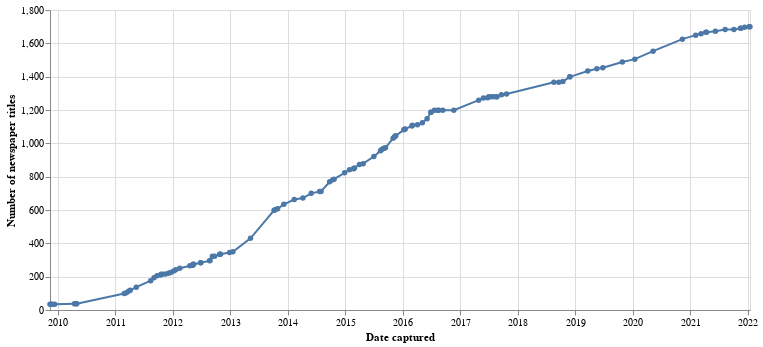

This figure's notebook cell:
### Code cell
alt.Chart(capture_totals).mark_line(point=True).encode(
    x=alt.X("capture_date:T", title="Date captured"),
    y=alt.Y("total:Q", title="Number of newspaper titles"),
    tooltip=[alt.Tooltip("capture_date:T", format="%e %b %Y"), "total:Q"],
).properties(width=700)

### Figure 1 — Vega-Lite specification as saved in the notebook (floating-point values rounded to 4 significant figures)
{"config": {"view": {"continuousWidth": 400, "continuousHeight": 300}}, "data": {"name": "data-fd12783c87fe973c07b20295ebc52308"}, "mark": {"type": "line", "point": true}, "encoding": {"tooltip": [{"field": "capture_date", "format": "%e %b %Y", "type": "temporal"}, {"field": "total", "type": "quantitative"}], "x": {"field": "capture_date", "title": "Date captured", "type": "temporal"}, "y": {"field": "total", "title": "Number of newspaper titles", "type": "quantitative"}}, "width": 700, "$schema": "https://vega.github.io/schema/vega-lite/v4.17.0.json", "datasets": {"data-fd12783c87fe973c07b20295ebc52308": [{"capture_date": "2022-01-16", "total": 1700}, {"capture_date": "2022-01-10", "total": 1700}, {"capture_date": "2021-12-13", "total": 1697}, {"capture_date": "2021-11-20", "total": 1690}, {"capture_date": "2021-11-16", "total": 1690}, {"capture_date": "2021-10-06", "total": 1683}, {"capture_date": "2021-08-11", "total": 1683}, {"capture_date": "2021-06-10", "total": 1672}, {"capture_date": "2021-04-15", "total": 1666}, {"capture_date": "2021-04-10", "total": 1666}, {"capture_date": "2021-03-11", "total": 1658}, {"capture_date": "2021-02-05", "total": 1649}, {"capture_date": "2020-11-12", "total": 1625}, {"capture_date": "2020-05-10", "total": 1553}, {"capture_date": "2020-01-15", "total": 1505}, {"capture_date": "2019-10-28", "total": 1488}, {"capture_date": "2019-06-26", "total": 1454}, {"capture_date": "2019-05-19", "total": 1447}, {"capture_date": "2019-03-22", "total": 1434}, {"capture_date": "2018-11-29", "total": 1399}, {"capture_date": "2018-11-28", "total": 1399}, {"capture_date": "2018-10-15", "total": 1371}, {"capture_date": "2018-09-19", "total": 1367}, {"capture_date": "2018-08-19", "total": 1367}, {"capture_date": "2017-10-22", "total": 1296}, {"capture_date": "2017-09-20", "total": 1291}, {"capture_date": "2017-08-20", "total": 1280}, {"capture_date": "2017-07-18", "total": 1280}, {"capture_date": "2017-08-05", "total": 1280}, {"capture_date": "2017-08-22", "total": 1280}, {"capture_date": "2017-07-01", "total": 1279}, {"capture_date": "2017-06-24", "total": 1274}, {"capture_date": "2017-05-28", "total": 1272}, {"capture_date": "2017-04-28", "total": 1259}, {"capture_date": "2016-11-21", "total": 1199}, {"capture_date": "2016-09-12", "total": 1199}, {"capture_date": "2016-08-18", "total": 1199}, {"capture_date": "2016-08-10", "total": 1199}, {"capture_date": "2016-07-21", "total": 1198}, {"capture_date": "2016-06-29", "total": 1187}, {"capture_date": "2016-06-28", "total": 1186}, {"capture_date": "2016-06-04", "total": 1148}, {"capture_date": "2016-05-05", "total": 1123}, {"capture_date": "2016-04-04", "total": 1112}, {"capture_date": "2016-03-03", "total": 1108}, {"capture_date": "2016-02-29", "total": 1104}, {"capture_date": "2016-01-17", "total": 1086}, {"capture_date": "2016-01-14", "total": 1085}, {"capture_date": "2016-01-08", "total": 1081}, {"capture_date": "2015-11-18", "total": 1046}, {"capture_date": "2015-11-13", "total": 1041}, {"capture_date": "2015-11-10", "total": 1039}, {"capture_date": "2015-11-01", "total": 1031}, {"capture_date": "2015-09-14", "total": 973}, {"capture_date": "2015-09-05", "total": 970}, {"capture_date": "2015-09-01", "total": 969}, {"capture_date": "2015-08-21", "total": 963}, {"capture_date": "2015-08-13", "total": 956}, {"capture_date": "2015-07-02", "total": 921}, {"capture_date": "2015-04-25", "total": 878}, {"capture_date": "2015-04-01", "total": 873}, {"capture_date": "2015-03-01", "total": 852}, {"capture_date": "2015-02-24", "total": 849}, {"capture_date": "2015-02-23", "total": 848}, {"capture_date": "2015-01-28", "total": 842}, {"capture_date": "2014-12-28", "total": 823}, {"capture_date": "2014-10-22", "total": 785}, {"capture_date": "2014-10-14", "total": 782}, {"capture_date": "2014-09-24", "total": 769}, {"capture_date": "2014-07-31", "total": 711}, {"capture_date": "2014-07-22", "total": 711}, {"capture_date": "2014-05-30", "total": 700}, {"capture_date": "2014-04-07", "total": 672}, {"capture_date": "2014-02-11", "total": 663}, {"capture_date": "2013-12-07", "total": 634}, {"capture_date": "2013-10-28", "total": 607}, {"capture_date": "2013-10-12", "total": 601}, {"capture_date": "2013-10-06", "total": 598}, {"capture_date": "2013-05-09", "total": 430}, {"capture_date": "2013-01-17", "total": 349}, {"capture_date": "2012-12-27", "total": 345}, {"capture_date": "2012-10-30", "total": 335}, {"capture_date": "2012-10-27", "total": 334}, {"capture_date": "2012-10-26", "total": 334}, {"capture_date": "2012-09-23", "total": 322}, {"capture_date": "2012-09-09", "total": 322}, {"capture_date": "2012-08-25", "total": 297}, {"capture_date": "2012-08-22", "total": 296}, {"capture_date": "2012-06-27", "total": 284}, {"capture_date": "2012-06-26", "total": 284}, {"capture_date": "2012-05-13", "total": 275}, {"capture_date": "2012-05-10", "total": 274}, {"capture_date": "2012-05-07", "total": 270}, {"capture_date": "2012-05-06", "total": 269}, {"capture_date": "2012-05-04", "total": 269}, {"capture_date": "2012-04-19", "total": 266}, {"capture_date": "2012-02-15", "total": 250}, {"capture_date": "2012-01-20", "total": 242}, {"capture_date": "2012-01-07", "total": 234}, {"capture_date": "2011-12-19", "total": 225}, {"capture_date": "2011-12-06", "total": 221}, {"capture_date": "2011-11-16", "total": 216}, {"capture_date": "2011-10-27", "total": 215}, {"capture_date": "2011-10-19", "total": 214}, {"capture_date": "2011-10-16", "total": 210}, {"capture_date": "2011-09-23", "total": 205}, {"capture_date": "2011-09-04", "total": 194}, {"capture_date": "2011-08-14", "total": 176}, {"capture_date": "2011-05-14", "total": 137}, {"capture_date": "2011-04-06", "total": 118}, {"capture_date": "2011-03-26", "total": 112}, {"capture_date": "2011-03-12", "total": 104}, {"capture_date": "2011-02-27", "total": 99}, {"capture_date": "2010-04-28", "total": 37}, {"capture_date": "2010-04-16", "total": 37}, {"capture_date": "2010-05-01", "total": 37}, {"capture_date": "2009-11-24", "total": 34}, {"capture_date": "2009-11-22", "total": 34}, {"capture_date": "2009-12-12", "total": 34}, {"capture_date": "2009-11-12", "total": 34}]}}
